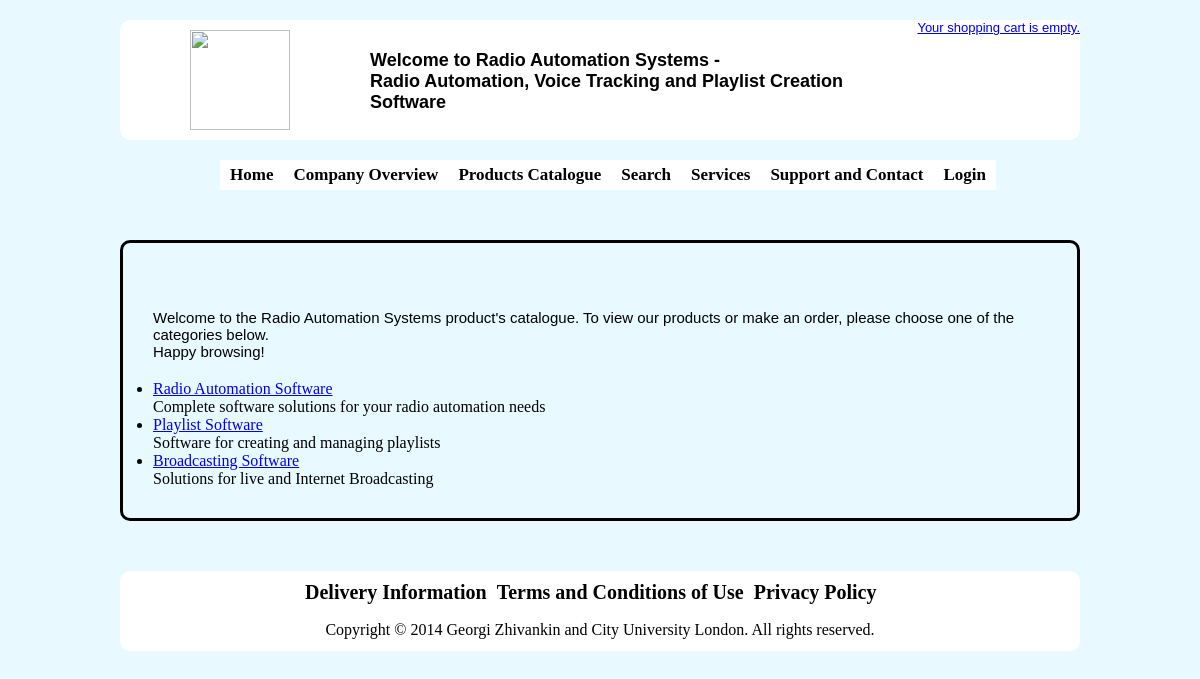
/categories.php, run on the app's committed database.
### tables this page shows
CREATE TABLE IF NOT EXISTS `in3008_categories` (
  `categoryID` smallint(6) NOT NULL AUTO_INCREMENT,
  `categoryName` varchar(255) NOT NULL,
  `categoryDescription` varchar(255) DEFAULT NULL,
  `categoryParent` int(11) DEFAULT NULL,
  PRIMARY KEY (`categoryID`),
  UNIQUE KEY `categoryID` (`categoryID`),
  KEY `categoryName` (`categoryName`,`categoryDescription`)
);

### includes/mysql.inc.php (called while the page is built, shortened)
<?php
function connect()
{
$db_Link = mysql_connect(DB_HOST, DB_USER, DB_PASS) or die ('Cannot connect to the MySQL Server. Please go and check your username, password and database parameters in your configuration file.');
return $db_Link;
}
function query($query)
{
if(!isset($db_Link))
$db_Link = connect();
$result = mysql_query($query, $db_Link) or die('Error: ' . mysql_error());
$lastInsertID = mysql_insert_id($db_Link);
$returnArray = array();
$i=0;
while ($row = mysql_fetch_array($result, MYSQL_BOTH))
if ($row)
$returnArray[$i++]=$row;
return $returnArray;
}
?>

### categories.php (the view, shortened to what this page needs)
<?php
require_once('config.php');
$sql = "SELECT * from {$db_Prefix}categories";
$res = query($sql);
?>
<!DOCTYPE html PUBLIC "-//W3C//DTD XHTML 1.0 Strict//EN" "http://www.w3.org/TR/xhtml1/DTD/xhtml1-strict.dtd">
<html xmlns="http://www.w3.org/1999/xhtml">
<head>
<link href="css/style.css" rel="stylesheet" type="text/css" />
</head>
<body>
<div id="container">
<div id="header">
<?php include_once('header.php'); ?>
</div>
<div id="nav">
<?php include_once('nav.php'); ?>
</div>
<div id="content">
<?php include_once('includes/message.inc.php'); ?>
<p>Welcome to the <?php echo SITE_TITLE; ?> product's catalogue. To view our products or make an order, please choose one of the categories below.
<br/>
Happy browsing!</p>
<p>
<ul>
<?php
foreach ($res as $categoryID => $category)
{
?>
<li><a href="category.php?categoryID=<?php echo $category['categoryID']; ?>"><?php echo $category['categoryName']; ?></a>
<br/>
<?php echo $category['categoryDescription']; ?>
</li>
<?php } ?>
</ul>
</div>
<div id="footer">
<?php include_once('footer.php'); ?>
</div>
</div>
</body>
</html>

### css/style.css (style rules this page uses)
* { margin:0px; padding:0px; }
body { background-color:#E8F9FF; }
#container { width: 960px; margin-top:20px; margin-left:auto; margin-right:auto; }
#header { border-radius:10px; width: 960px; height: 120px; background-color: #FFF; margin-top: -140px; margin-left: auto; margin-right: auto; position: absolute; border-color: #FFF; }
#nav { margin-top:160px; margin-left:100px; font-size:16px; }
#content { height: auto; margin-top: 50px; border-color:#FFF; border:solid; border-width:3px; border-radius:10px; padding:30px; }
p { margin-bottom: 20px; font-family: Arial, Helvetica, sans-serif; font-size: 13px; }
#content p { font-family: Arial, Helvetica, sans-serif; font-size: 15px; }
#footer { border-radius:10px; width: 960px; height: 80px; background-color: #FFF; margin-top: 50px; margin-left: auto; margin-right: auto; margin-bottom:30px; position: absolute; border-color: #FFF; }

### data on the page
in3008_categories: categoryName "Radio Automation Software", categoryDescription "Complete software solutions for your radio automation needs"
in3008_categories: categoryName "Playlist Software", categoryDescription "Software for creating and managing playlists"
in3008_categories: categoryName "Broadcasting Software", categoryDescription "Solutions for live and Internet Broadcasting"

### other printed values
SITE_TITLE "Radio Automation Systems"
SITE_DESCRIPTION "Radio Automation, Voice Tracking and Playlist Creation Software"
COPYRIGHT "Copyright © 2014 Georgi Zhivankin and City University London. All rights reserved."
